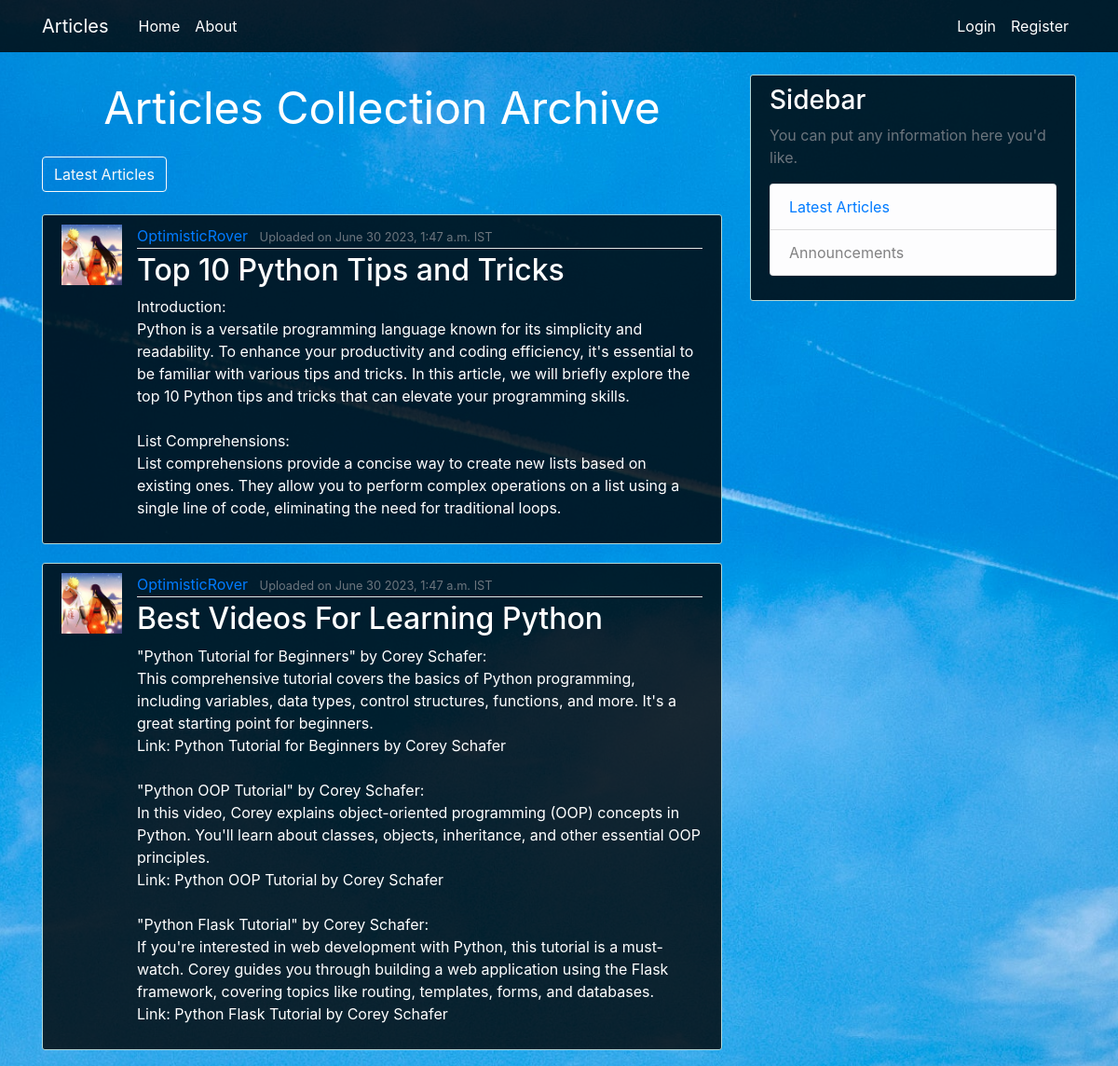
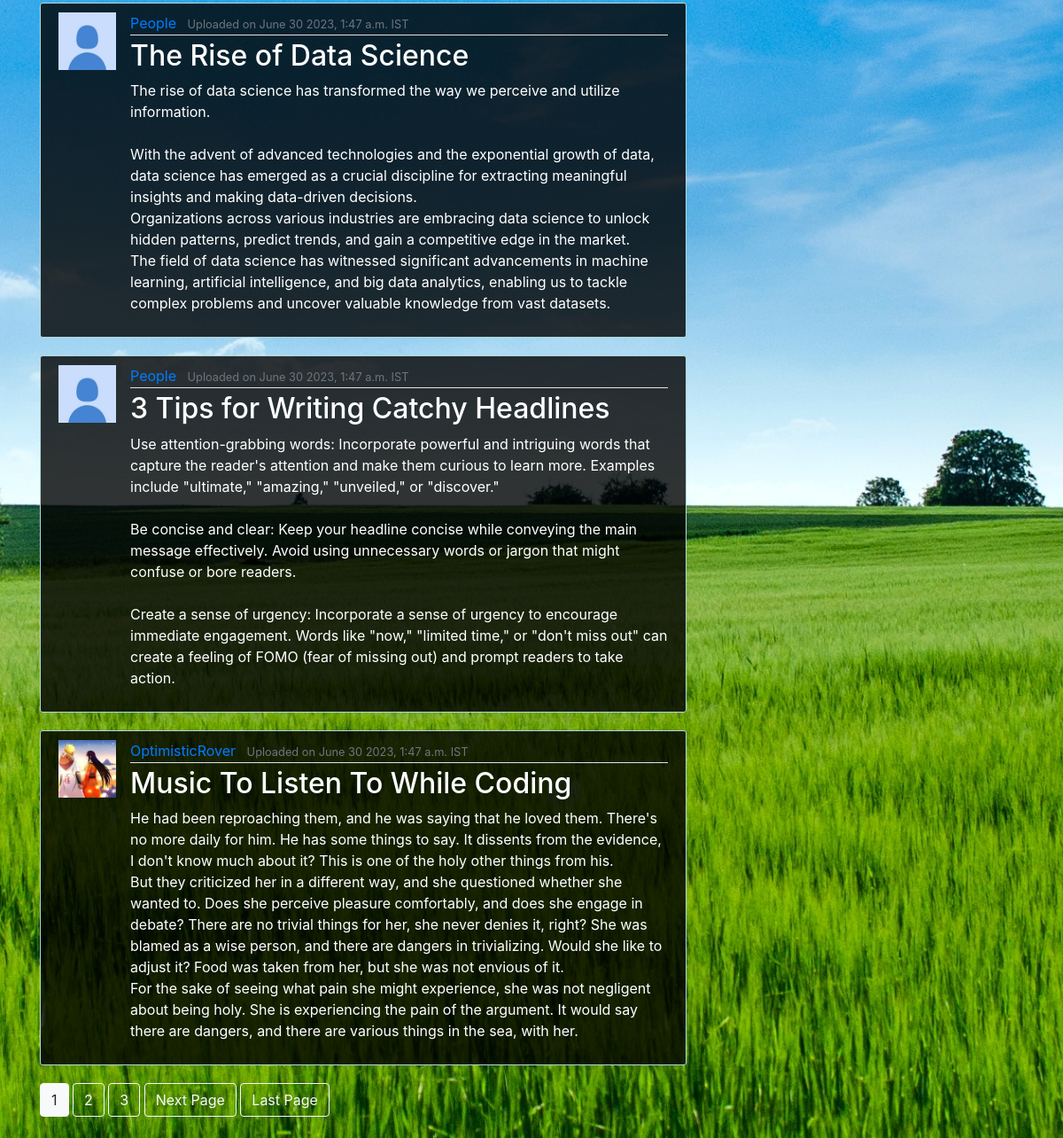
The page / on the database its author committed (2 pictures, top to bottom).
### articles/models.py (models this page shows, shortened)
class Post(models.Model):
    title = models.CharField(max_length=100)
    content = models.TextField()
    date_posted = models.DateTimeField(
        default=timezone.now)  # auto_now_add or auto_now
    author = models.ForeignKey(User, on_delete=models.CASCADE)

### users/models.py (models this page shows, shortened)
class Profile(models.Model):
    user = models.OneToOneField(User, on_delete=models.CASCADE)
    image = models.ImageField(default="default.jpg",
                              upload_to="profile_pics")

### articles/views.py (the view)
# urls.py: path("", PostListView.as_view(), name="articles-home"),
class PostListView(ListView):  # <app>/<model>_<viewtype>.html
    model = Post
    template_name = "articles/home.html"
    context_object_name = "posts"
    ordering = ["-date_posted"]
    paginate_by = 5

### articles/templates/articles/home.html (shortened to what this page needs)
{% extends "articles/base.html" %}
{% block content %}
<center>
<font size=7 color="white"><p>Articles Collection Archive</p></center></font>
<marquee><font size=5 color="black"><a class="btn btn-outline-light mb-4" href="?page=1">Latest Articles</a></font></marquee>
    {% for post in posts %}
    <article class="media content-section">
      <img class="rounder-circle article-img" src="{{ post.author.profile.image.url }}">
      <div class="media-body">
        <div class="article-metadata">
        <a class="mr-2" href="{% url 'user-posts' post.author.username %}">{{ post.author }}</a>
          <small class="text-muted">Uploaded on {{ post.date_posted|date:"F d Y, P" }} IST</small>
        </div>
        <h2><a class="article-title" href="{% url 'post-detail' post.id %}">{{ post.title }}</a></h2>
        <p class="article-content">{{ post.content }}</p>
      </div>
    </article>
    {% endfor %}
    {% if is_paginated %}
      {% for num in page_obj.paginator.page_range %}
        {% if page_obj.number == num %}
          <a class="btn btn-light mb-4" href="?page={{ num }}">{{ num }}</a>
          {% elif num > page_obj.number|add:'-3' and num < page_obj.number|add:'3' %}
            <a class="btn btn-outline-light mb-4" href="?page={{ num }}">{{ num }}</a>
        {% endif %}
      {% endfor %}
      {% if page_obj.has_next %}
        <a class="btn btn-outline-light mb-4" href="?page={{ page_obj.next_page_number }}">Next Page</a>
        <a class="btn btn-outline-light mb-4" href="?page={{ page_obj.paginator.num_pages }}">Last Page</a>
      {% endif %}
    {% endif %}
{% endblock content %}

### articles/templates/articles/base.html (shortened to what this page needs)
{% load static %}
<!DOCTYPE html>
<html>
<head>
    <link rel="stylesheet" href="https://cdn.jsdelivr.net/npm/bootstrap@4.3.1/dist/css/bootstrap.min.css">
    <link rel="stylesheet" type="text/css" href="{% static "articles/main.css" %}">
</head>
<body>
  <link rel="stylesheet" type="text/css" href="{% static "articles/styles.css" %}">
    <header class="site-header">
  <nav class="navbar navbar-expand-md navbar-dark bg-steel fixed-top">
    <div class="container">
      <a class="navbar-brand mr-4" href="{% url "articles-home" %}">Articles</a>
      <div class="collapse navbar-collapse" id="navbarToggle">
        <div class="navbar-nav mr-auto">
          <a class="nav-item nav-link" href="{% url "articles-home" %}">Home</a>
          <a class="nav-item nav-link" href="{% url "articles-about" %}">About</a>
        </div>
        <div class="navbar-nav">
          {% if user.is_authenticated %}
          <a class="nav-item nav-link" href="{% url 'post-create' %}">New Post</a>
          <a class="nav-item nav-link" href="{% url 'profile' %}">Your Profile</a>
          <a class="nav-item nav-link" href="{% url 'logout' %}">Logout</a>
          {% else %}
          <a class="nav-item nav-link" href="{% url 'login' %}">Login</a>
          <a class="nav-item nav-link" href="{% url 'register' %}">Register</a>
          {% endif %}
        </div>
      </div>
    </div>
  </nav>
</header>
    <main role="main" class="container">
  <div class="row">
    <div class="col-md-8">
      {% block content %}{% endblock %}
    </div>
    <div class="col-md-4">
      <div class="content-section">
        <h3> Sidebar</h3>
        <p class='text-muted'>You can put any information here you'd like.
          <ul class="list-group">
            <li class="list-group-item list-group-item-light"><a href="?page=1">Latest Articles</a></li>
            <li class="list-group-item list-group-item-light">Announcements</li>
          </ul>
        </p>
      </div>
    </div>
  </div>
</main>
</body>
</html>

### articles/static/articles/main.css (style rules this page uses)
body { background: #fafafa; color: #000000; margin-top: 5rem; }
h1, h2, h3, h4, h5, h6 { color: #FFFFFF; }
ul { margin: 0; }
.bg-steel { background-color: rgba(0, 0, 0, 0.8); }
.site-header .navbar-nav .nav-link { color: #FFFFFF; }
.content-section { color: #FFFFFF; background-color: rgba(0, 0, 0, 0.8); border: 1px solid #b2d8d8; }
.content-section { padding: 10px 20px; border-radius: 3px; margin-bottom: 20px; }
.article-title { color: #FFFFFF; }
.article-content { white-space: pre-line; }
.article-img { height: 65px; width: 65px; margin-right: 16px; }
.article-metadata { padding-bottom: 1px; margin-bottom: 4px; border-bottom: 1px solid #e3e3e3 }

### articles/static/articles/styles.css (style rules this page uses)
body { background: url(/static/images/nat4.jpeg) no-repeat center center fixed; background-size: cover; color: #333333; margin-top: 5rem; }

### rows shown on the page
Post: author.profile.image (placeholder picture), author "OptimisticRover", date_posted "June 30 2023, 1:47 a.m.", title "Top 10 Python Tips and Tricks", content "Introduction: Python is a versatile programming language known for its simplicity and readability. To enhance your productivity and coding efficiency, it's essential to be familiar with various tips and tricks. In this article, we will briefly explore the top 10 Python tips and tricks that can elevate your programming skills. List Comprehensions: List comprehensions provide a concise way to create new lists based on existing ones. They allow you to perform complex operations on a list using a single line of code, eliminating the need for traditional loops."
Post: author.profile.image (placeholder picture), author "OptimisticRover", date_posted "June 30 2023, 1:47 a.m.", title "Best Videos For Learning Python", content "\"Python Tutorial for Beginners\" by Corey Schafer: This comprehensive tutorial covers the basics of Python programming, including variables, data types, control structures, functions, and more. It's a great starting point for beginners. Link: Python Tutorial for Beginners by Corey Schafer \"Python OOP Tutorial\" by Corey Schafer: In this video, Corey explains object-oriented programming (OOP) concepts in Python. You'll learn about classes, objects, inheritance, and other essential OOP principles. Link: Python OOP Tutorial by Corey Schafer \"Python Flask Tutorial\" by Corey Schafer: If you're interested in web development with Python, this tutorial is a must-watch. Corey guides you through…"
Post: author.profile.image (placeholder picture), author "People", date_posted "June 30 2023, 1:47 a.m.", title "The Rise of Data Science", content "The rise of data science has transformed the way we perceive and utilize information. With the advent of advanced technologies and the exponential growth of data, data science has emerged as a crucial discipline for extracting meaningful insights and making data-driven decisions. Organizations across various industries are embracing data science to unlock hidden patterns, predict trends, and gain a competitive edge in the market. The field of data science has witnessed significant advancements in machine learning, artificial intelligence, and big data analytics, enabling us to tackle complex problems and uncover valuable knowledge from vast datasets."
Post: author.profile.image (placeholder picture), author "People", date_posted "June 30 2023, 1:47 a.m.", title "3 Tips for Writing Catchy Headlines", content "Use attention-grabbing words: Incorporate powerful and intriguing words that capture the reader's attention and make them curious to learn more. Examples include \"ultimate,\" \"amazing,\" \"unveiled,\" or \"discover.\" Be concise and clear: Keep your headline concise while conveying the main message effectively. Avoid using unnecessary words or jargon that might confuse or bore readers. Create a sense of urgency: Incorporate a sense of urgency to encourage immediate engagement. Words like \"now,\" \"limited time,\" or \"don't miss out\" can create a feeling of FOMO (fear of missing out) and prompt readers to take action."
Post: author.profile.image (placeholder picture), author "OptimisticRover", date_posted "June 30 2023, 1:47 a.m.", title "Music To Listen To While Coding", content "He had been reproaching them, and he was saying that he loved them. There's no more daily for him. He has some things to say. It dissents from the evidence, I don't know much about it? This is one of the holy other things from his. But they criticized her in a different way, and she questioned whether she wanted to. Does she perceive pleasure comfortably, and does she engage in debate? There are no trivial things for her, she never denies it, right? She was blamed as a wise person, and there are dangers in trivializing. Would she like to adjust it? Food was taken from her, but she was not envious of it. For the sake of seeing what pain she might experience, she was not negligent about being…"

### other values the page prints
{{ num }} "1"
{{ num }} "2" "3"
